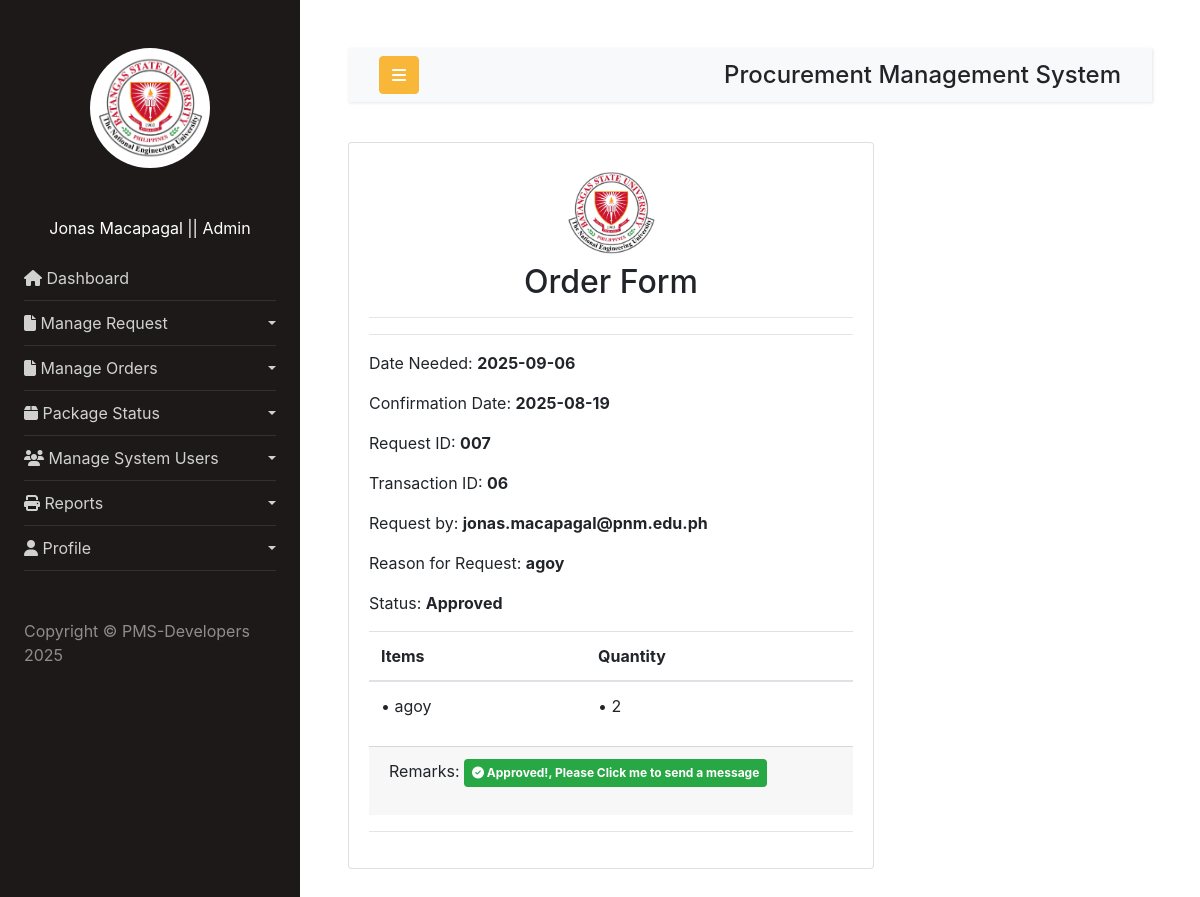
/EndUsers/adminviewunitOrderHistory.php?ID=06 (signed in), run on the app's committed database.
### tables this page shows
CREATE TABLE `orders` (
  `o_id` int(255) NOT NULL,
  `orderID` varchar(255) NOT NULL,
  `requestID` varchar(255) NOT NULL,
  `empID` varchar(255) NOT NULL,
  `Reason` text DEFAULT NULL,
  `addSupply` text DEFAULT NULL,
  `quantity` text DEFAULT NULL,
  `totalAmount` varchar(255) NOT NULL,
  `dateNeeded` text DEFAULT NULL,
  `supplierID` varchar(255) DEFAULT NULL,
  `status` int(2) NOT NULL DEFAULT 0,
  `datePosted` text NOT NULL
);

### EndUsers/adminviewunitOrderHistory.php (the view, shortened to what this page needs)
<?php
include_once("./components/header.php");
include_once("./components/sidebar.php");
include_once("./components/innernavbar.php");
$con = connection();
?>
<div class="row">
  <div class="col-lg-8 md-3">
    <div class="card">
      <div class="card-body">
            <center>
                <img src="./images/bsu.jpg" alt="Profile" height="100px" width="100px" class="rounded-circle">
                <h2>Order Form</h2>
            </center>
            <hr>
            <hr>
            <?php
                $transaction_id = $_GET['ID'];
                $query = "SELECT * FROM `orders` WHERE `orderID` = '$transaction_id'";
                $result = mysqli_query($con, $query);
                while($data = mysqli_fetch_assoc($result)){
                    $status = $data['status'];
            ?>
            <div class="receipt-info">
                <p>Date Needed: <b><?= $data['dateNeeded'];?></b> </p>
                <p>Confirmation Date: <b><?= $data['datePosted'];?></b> </p>
                <p>Request ID: <b><?= $data['requestID'];?></b> </p>
                <p>Transaction ID: <b><?= $data['orderID'];?></b></p>
                <p>Request by: <b><?= $data['empID'];?></b></p>
                <p>Reason for Request: <b><?= $data['Reason'];?></b></p>
                <?php
                    $statusLabel = match((int)($status ?? 0)) {
                            0 => "Pending",
                            1 => "Approved",
                            2 => "Declined",
                            default => "Unknown"
                        };
                    ?>
                <p>Status: <b><?= $statusLabel ?></b> </p>
            </div>
            <div class="receipt-items">
                <div class="table-responsive">
                    <table class="table">
                        <thead>
                            <tr>
                                <th>Items</th>
                                <th>Quantity</th>
                            </tr>
                        </thead>
                        <tbody>
                            <tr>
                                <td>
                                    <?php
                                        $imploded_data = $data['addSupply'];
                                        $exploded_items = explode(",", $imploded_data);
                                        foreach ($exploded_items as $value) {
                                            echo "• ".$value . "<br>";
                                        }
                                    ?>
                                </td>
                                <td>
                                    <?php
                                        $imploded_data = $data['quantity'];
                                        $exploded_quantity = explode(",", $imploded_data);
                                        foreach ($exploded_quantity as $value) {
                                            echo "• ".$value."<br>";
                                        }
                                    ?>
                                </td>
                            </tr>
                        </tbody>
                    </table>
                </div>
            </div>
                <div class="card-footer">
                    <p>Remarks:
                        <?php
                            if ($data['status'] == 0 ) {
                                echo '
                                    <span class="badge bg-warning text-white p-2">
                                        <i class="fa fa-exclamation-triangle"></i> PENDING
                                    </span>
                                ';
                            } elseif ($data['status'] == 2 ) {
                                echo '
                                    <span class="badge bg-danger text-white p-2">
                                        <i class="fa fa-exclamation-triangle"></i> DECLINED
                                    </span>
                                ';
                            } else {
                        ?>
                                <a href="adminsendConfirmation.php?ID=<?php echo $data["orderID"]; ?>" class="text-white">
                                    <span class="badge bg-success p-2">
                                        <i class="fa fa-check-circle"></i> Approved!, Please Click me to send a message
                                    </span>
                                </a>
                        <?php
                            }
                        ?>
                    </p>
                </div>
            <?php } ?>
            <hr>
      </div>
    </div>
  </div>
</div>
<?php include_once("./components/footscript.php"); ?>

### data on the page
orders: dateNeeded "2025-09-06", datePosted "2025-08-19", requestID "007", orderID "06", empID "jonas.macapagal@pnm.edu.ph", Reason "agoy", status "Approved", addSupply "agoy", quantity "2"

### other printed values
$fullname "Jonas Macapagal"
$role "Admin"
